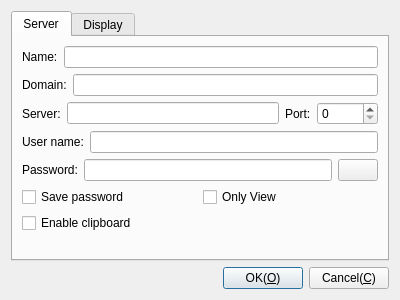
<?xml version="1.0" encoding="UTF-8"?>
<ui version="4.0">
 <class>CDlgSetFreeRdp</class>
 <widget class="QDialog" name="CDlgSetFreeRdp">
  <property name="geometry">
   <rect>
    <x>0</x>
    <y>0</y>
    <width>400</width>
    <height>300</height>
   </rect>
  </property>
  <property name="windowTitle">
   <string>Set FreeRdp</string>
  </property>
  <property name="windowIcon">
   <iconset resource="../../../App/Resource/Resource.qrc">
    <normaloff>:/image/App</normaloff>:/image/App</iconset>
  </property>
  <layout class="QGridLayout" name="gridLayout">
   <item row="1" column="0">
    <layout class="QHBoxLayout" name="horizontalLayout_4">
     <item>
      <spacer name="horizontalSpacer">
       <property name="orientation">
        <enum>Qt::Horizontal</enum>
       </property>
       <property name="sizeHint" stdset="0">
        <size>
         <width>40</width>
         <height>20</height>
        </size>
       </property>
      </spacer>
     </item>
     <item>
      <widget class="QPushButton" name="pbOk">
       <property name="text">
        <string>OK(&amp;O)</string>
       </property>
      </widget>
     </item>
     <item>
      <widget class="QPushButton" name="pbCancel">
       <property name="text">
        <string>Cancel(&amp;C)</string>
       </property>
      </widget>
     </item>
    </layout>
   </item>
   <item row="0" column="0">
    <widget class="QTabWidget" name="tabWidget">
     <property name="currentIndex">
      <number>0</number>
     </property>
     <widget class="QWidget" name="Server">
      <attribute name="title">
       <string>Server</string>
      </attribute>
      <layout class="QGridLayout" name="gridLayout_2">
       <item row="0" column="0">
        <layout class="QHBoxLayout" name="horizontalLayout_11">
         <item>
          <widget class="QLabel" name="label_6">
           <property name="text">
            <string>Name:</string>
           </property>
          </widget>
         </item>
         <item>
          <widget class="QLineEdit" name="leName">
           <property name="toolTip">
            <string>Connecter name</string>
           </property>
           <property name="statusTip">
            <string>Connecter name</string>
           </property>
           <property name="whatsThis">
            <string>Connecter name</string>
           </property>
          </widget>
         </item>
        </layout>
       </item>
       <item row="1" column="0">
        <layout class="QHBoxLayout" name="horizontalLayout_5">
         <item>
          <widget class="QLabel" name="label_5">
           <property name="text">
            <string>Domain:</string>
           </property>
          </widget>
         </item>
         <item>
          <widget class="QLineEdit" name="leDomain"/>
         </item>
        </layout>
       </item>
       <item row="2" column="0">
        <layout class="QHBoxLayout" name="horizontalLayout_3">
         <item>
          <widget class="QLabel" name="label">
           <property name="text">
            <string>Server:</string>
           </property>
          </widget>
         </item>
         <item>
          <widget class="QLineEdit" name="leServer">
           <property name="text">
            <string/>
           </property>
          </widget>
         </item>
         <item>
          <widget class="QLabel" name="label_4">
           <property name="text">
            <string>Port:</string>
           </property>
          </widget>
         </item>
         <item>
          <widget class="QSpinBox" name="spPort">
           <property name="maximum">
            <number>65536</number>
           </property>
          </widget>
         </item>
        </layout>
       </item>
       <item row="3" column="0">
        <layout class="QHBoxLayout" name="horizontalLayout">
         <item>
          <widget class="QLabel" name="label_2">
           <property name="text">
            <string>User name:</string>
           </property>
          </widget>
         </item>
         <item>
          <widget class="QLineEdit" name="leUserName"/>
         </item>
        </layout>
       </item>
       <item row="4" column="0">
        <layout class="QHBoxLayout" name="horizontalLayout_2">
         <item>
          <widget class="QLabel" name="label_3">
           <property name="text">
            <string>Password:</string>
           </property>
          </widget>
         </item>
         <item>
          <widget class="QLineEdit" name="lePassword">
           <property name="inputMask">
            <string/>
           </property>
           <property name="text">
            <string/>
           </property>
           <property name="echoMode">
            <enum>QLineEdit::Password</enum>
           </property>
          </widget>
         </item>
         <item>
          <widget class="QPushButton" name="pbShow">
           <property name="text">
            <string/>
           </property>
           <property name="icon">
            <iconset resource="../../../App/Resource/Resource.qrc">
             <normaloff>:/image/EyeOn</normaloff>:/image/EyeOn</iconset>
           </property>
          </widget>
         </item>
        </layout>
       </item>
       <item row="5" column="0">
        <layout class="QHBoxLayout" name="horizontalLayout_7">
         <item>
          <widget class="QCheckBox" name="cbSavePassword">
           <property name="text">
            <string>Save password</string>
           </property>
          </widget>
         </item>
         <item>
          <widget class="QCheckBox" name="cbOnlyView">
           <property name="text">
            <string>Only View</string>
           </property>
          </widget>
         </item>
        </layout>
       </item>
       <item row="6" column="0">
        <layout class="QHBoxLayout" name="horizontalLayout_8">
         <item>
          <widget class="QCheckBox" name="cbClipboard">
           <property name="text">
            <string>Enable clipboard</string>
           </property>
          </widget>
         </item>
        </layout>
       </item>
       <item row="7" column="0">
        <spacer name="verticalSpacer">
         <property name="orientation">
          <enum>Qt::Vertical</enum>
         </property>
         <property name="sizeHint" stdset="0">
          <size>
           <width>20</width>
           <height>40</height>
          </size>
         </property>
        </spacer>
       </item>
      </layout>
     </widget>
     <widget class="QWidget" name="tab">
      <attribute name="title">
       <string>Display</string>
      </attribute>
      <layout class="QGridLayout" name="gridLayout_4">
       <item row="0" column="0">
        <widget class="QGroupBox" name="groupBox">
         <property name="title">
          <string>Remote desktop size:</string>
         </property>
         <layout class="QGridLayout" name="gridLayout_3">
          <item row="0" column="0">
           <layout class="QHBoxLayout" name="horizontalLayout_10">
            <item>
             <widget class="QRadioButton" name="rbFullScreen">
              <property name="text">
               <string>Full screen</string>
              </property>
             </widget>
            </item>
           </layout>
          </item>
          <item row="1" column="0">
           <layout class="QHBoxLayout" name="horizontalLayout_9">
            <item>
             <widget class="QRadioButton" name="rbSelect">
              <property name="text">
               <string>Select size:</string>
              </property>
             </widget>
            </item>
            <item>
             <widget class="QComboBox" name="cbDesktopSize"/>
            </item>
           </layout>
          </item>
          <item row="2" column="0">
           <widget class="QCheckBox" name="cbAllMonitor">
            <property name="text">
             <string>Use all local monitors for remote sessions</string>
            </property>
           </widget>
          </item>
         </layout>
        </widget>
       </item>
       <item row="1" column="0">
        <layout class="QHBoxLayout" name="horizontalLayout_6">
         <item>
          <widget class="QLabel" name="label_7">
           <property name="text">
            <string>Remote color depth:</string>
           </property>
           <property name="wordWrap">
            <bool>true</bool>
           </property>
          </widget>
         </item>
         <item>
          <widget class="QComboBox" name="cbColorDepth"/>
         </item>
        </layout>
       </item>
       <item row="2" column="0">
        <spacer name="verticalSpacer_2">
         <property name="orientation">
          <enum>Qt::Vertical</enum>
         </property>
         <property name="sizeHint" stdset="0">
          <size>
           <width>20</width>
           <height>131</height>
          </size>
         </property>
        </spacer>
       </item>
      </layout>
     </widget>
    </widget>
   </item>
  </layout>
 </widget>
 <tabstops>
  <tabstop>leDomain</tabstop>
  <tabstop>leServer</tabstop>
  <tabstop>spPort</tabstop>
  <tabstop>leUserName</tabstop>
  <tabstop>lePassword</tabstop>
  <tabstop>cbSavePassword</tabstop>
  <tabstop>cbOnlyView</tabstop>
  <tabstop>cbClipboard</tabstop>
  <tabstop>pbOk</tabstop>
  <tabstop>pbCancel</tabstop>
  <tabstop>rbFullScreen</tabstop>
  <tabstop>rbSelect</tabstop>
  <tabstop>cbDesktopSize</tabstop>
  <tabstop>cbAllMonitor</tabstop>
  <tabstop>cbColorDepth</tabstop>
  <tabstop>tabWidget</tabstop>
 </tabstops>
 <resources>
  <include location="../../../App/Resource/Resource.qrc"/>
  <include location="../../../App/Resource/Resource.qrc"/>
 </resources>
 <connections/>
</ui>
